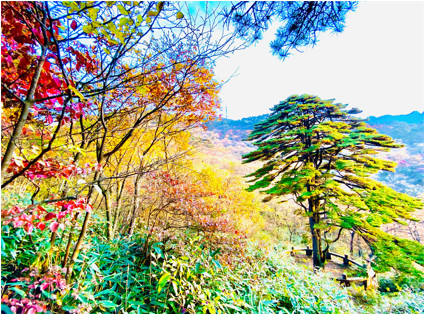
#> input picture media/img/mountain.jpg, 425 x 314 px
$ python imgStick.py
#> lines starting #> are read from the running program, lines starting #| are printed output that depends on the picture
import cv2
import numpy as np

if __name__ == '__main__':
    img = cv2.imread('../media/img/mountain.jpg')
#> img is the input picture: shape (314, 425, 3); mean B, G, R 129.4, 166, 161.7

    output = np.hstack((img, img))
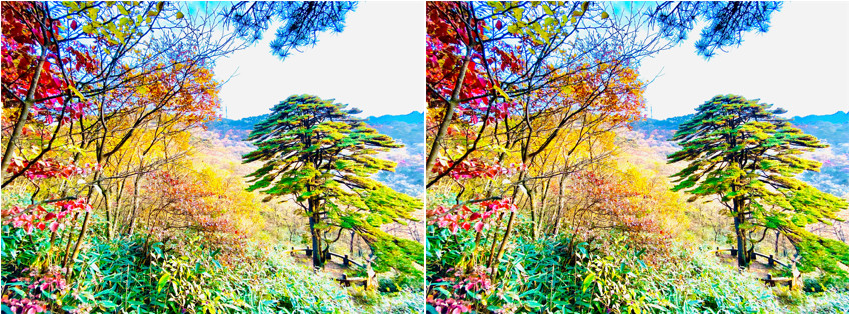
#> output: shape (314, 850, 3); mean B, G, R 129.4, 166, 161.7
    cv2.imshow("Sticked", output)
    retValue = cv2.waitKey(0)
#> (key Esc is pressed here)
    cv2.destroyAllWindows()

$ run again, with media/img/antar.jpg copied over media/img/mountain.jpg
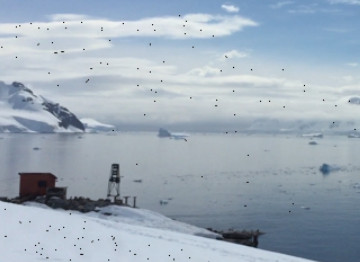
#> input picture media/img/antar.jpg, 360 x 262 px
#> img is the input picture: shape (262, 360, 3); mean B, G, R 186.1, 172.7, 158.5
#> `output = np.hstack((img, img))`:
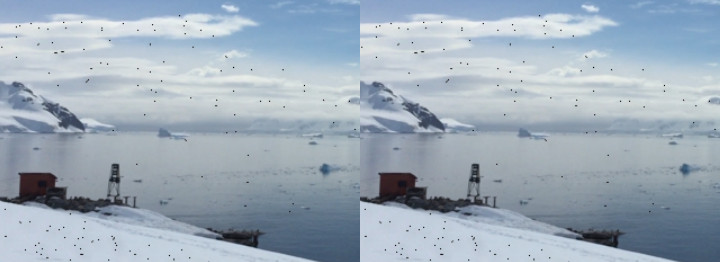
#> output: shape (262, 720, 3); mean B, G, R 186.1, 172.7, 158.5

$ run again, with media/img/antarctic.jpg copied over media/img/mountain.jpg
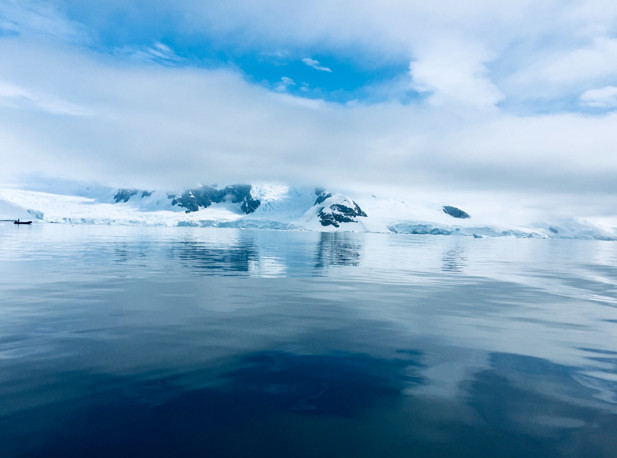
#> input picture media/img/antarctic.jpg, 617 x 458 px
#> img is the input picture: shape (458, 617, 3); mean B, G, R 189.4, 161, 122.6
#> `output = np.hstack((img, img))`:
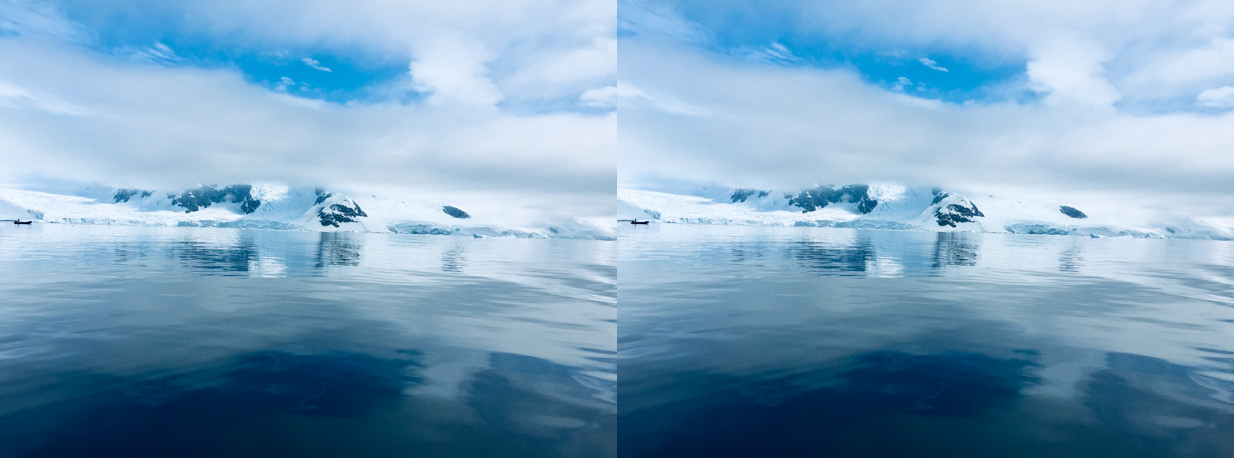
#> output: shape (458, 1234, 3); mean B, G, R 189.4, 161, 122.6
